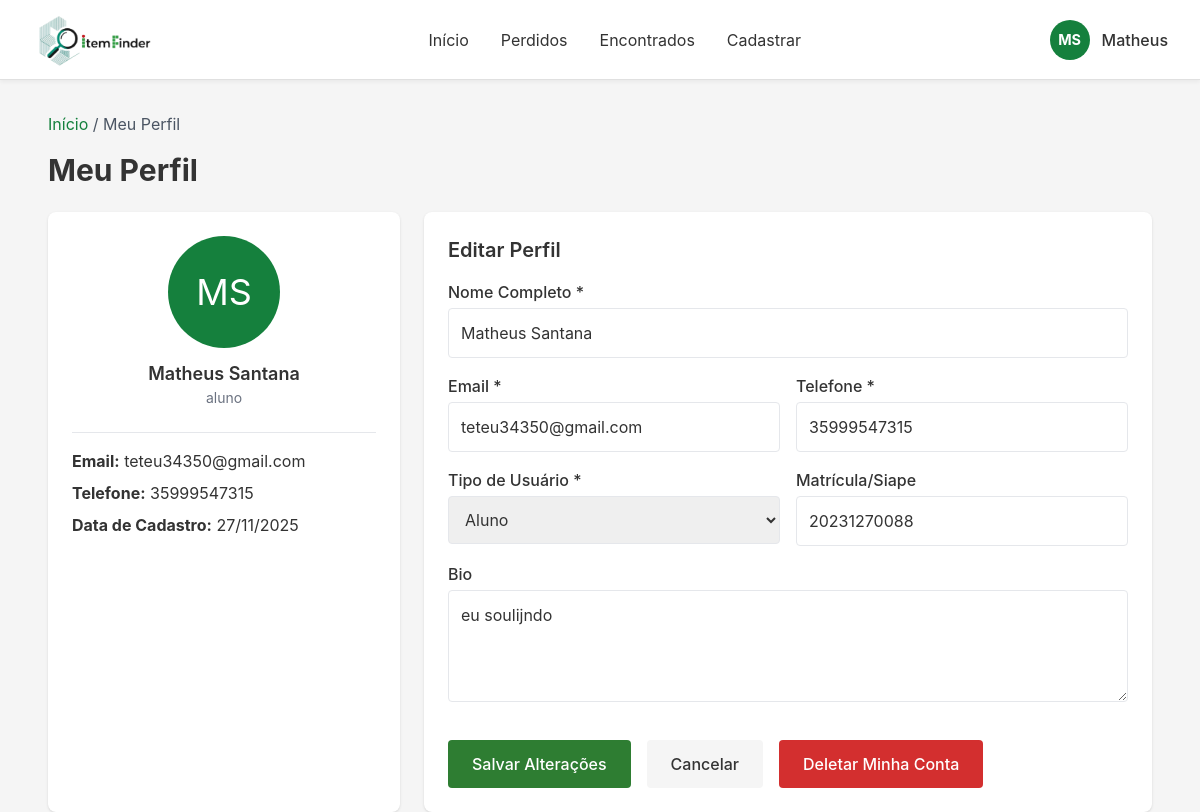
The app's page /perfil/ (signed in) with its own data.
### app/models.py (models this page shows, shortened)
class Perfil(models.Model):
    user = models.OneToOneField(User, on_delete=models.CASCADE)
    tipo = models.CharField(max_length=20)
    telefone = models.CharField(max_length=15, blank=True, null=True)
    matricula = models.CharField(max_length=50, blank=True, null=True)
    bio = models.TextField(blank=True, null=True)

### app/views.py (the view, shortened to what this page needs)
# urls.py: path('perfil/', views.perfil, name='perfil'),
@login_required
def perfil(request):
    try:
        perfil_obj = Perfil.objects.get(user=request.user)
    except Perfil.DoesNotExist:
        perfil_obj = Perfil.objects.create(user=request.user, tipo='aluno') # Cria se não existir
    return render(request, 'app/perfil.html', {'perfil': perfil_obj})

### app/templates/app/perfil.html (shortened to what this page needs)
{% load static %}
<!DOCTYPE html>
<html lang="pt-BR">
<head>
    <script src="https://cdn.tailwindcss.com"></script>
</head>
<body>
    <header class="header">
        <div class="max-w-6xl mx-auto flex justify-between items-center w-full">
            <a href="{% url 'home' %}" class="flex items-center">
                <img src="{% static 'img/Logo-ItemFinder-removebg-preview.png' %}"
                     alt="Logo ItemFinder" class="logo-img mr-2">
            </a>
            <ul class="nav-links hidden md:flex gap-8">
                <li><a href="{% url 'home' %}" class="hover:text-green-700">Início</a></li>
                <li><a href="{% url 'perdidos' %}" class="hover:text-green-700">Perdidos</a></li>
                <li><a href="{% url 'achados' %}" class="hover:text-green-700">Encontrados</a></li>
                <li><a href="{% url 'cadastro_item' %}" class="hover:text-green-700">Cadastrar</a></li>
            </ul>
            <div class="flex items-center gap-3">
                <div class="user-avatar bg-green-700 text-white rounded-full w-10 h-10 flex items-center justify-center">
                    {{ user.first_name|default:user.username|slice:":1" }}{{ user.last_name|slice:":1" }}
                </div>
                <span class="font-medium">{{ user.first_name|default:user.username }}</span>
            </div>
        </div>
    </header>
    <div class="max-w-6xl mx-auto mt-8 px-6">
        <p class="text-gray-600 mb-4">
            <a href="{% url 'home' %}" class="text-green-700">Início</a> / Meu Perfil
        </p>
        <h1 class="text-3xl font-bold mb-6">Meu Perfil</h1>
        <div class="grid grid-cols-1 md:grid-cols-3 gap-6">
            <div class="bg-white shadow p-6 rounded-lg">
                <div class="text-center mb-6">
                    <div
                        class="profile-avatar bg-green-700 text-white w-28 h-28 rounded-full flex items-center justify-center mx-auto text-4xl mb-3">
                        {{ user.first_name|default:user.username|slice:":1" }}{{ user.last_name|slice:":1" }}
                    </div>
                    <h3 class="font-semibold text-lg">{{ user.get_full_name }}</h3>
                    <p class="text-gray-500 text-sm">{{ perfil.tipo|default:"Não informado" }}</p>
                </div>
                <hr class="my-4">
                <p><strong>Email:</strong> {{ user.email }}</p>
                <p class="mt-2"><strong>Telefone:</strong> {{ perfil.telefone|default:"Não informado" }}</p>
                <p class="mt-2"><strong>Data de Cadastro:</strong> {{ user.date_joined|date:"d/m/Y" }}</p>
            </div>
            <form method="POST" class="md:col-span-2 bg-white shadow p-6 rounded-lg" id="perfilForm">
                <h2 class="text-xl font-semibold mb-4">Editar Perfil</h2>
                <div class="mb-4">
                    <label class="font-medium block mb-1">Nome Completo *</label>
                    <input type="text" name="nome" value="{{ user.get_full_name }}" class="w-full border p-3 rounded"
                        required>
                </div>
                <div class="grid grid-cols-1 md:grid-cols-2 gap-4">
                    <div>
                        <label class="font-medium block mb-1">Email *</label>
                        <input type="email" name="email" value="{{ user.email }}" class="w-full border p-3 rounded"
                            required>
                    </div>
                    <div>
                        <label class="font-medium block mb-1">Telefone *</label>
                        <input type="tel" name="telefone" value="{{ perfil.telefone }}"
                            class="w-full border p-3 rounded" required>
                    </div>
                </div>
                <div class="grid grid-cols-1 md:grid-cols-2 gap-4 mt-4">
                    <div>
                        <label class="font-medium block mb-1">Tipo de Usuário *</label>
                        <select name="tipo" class="w-full border p-3 rounded" required>
                            <option value="aluno" {% if perfil.tipo  ==  "aluno" %}selected{% endif %}>Aluno</option>
                        </select>
                    </div>
                    <div>
                        <label class="font-medium block mb-1">Matrícula/Siape</label>
                        <input type="text" name="matricula" value="{{ perfil.matricula }}"
                            class="w-full border p-3 rounded">
                    </div>
                </div>
                <label class="font-medium mt-4 block mb-1">Bio</label>
                <textarea name="bio" class="w-full border p-3 rounded h-28">{{ perfil.bio }}</textarea>
                <div class="btn-group">
                    <button type="submit" class="btn btn-primary px-6 py-3">
                        Salvar Alterações
                    </button>
                    <button type="button" onclick="window.history.back()" class="btn btn-secondary px-6 py-3">
                        Cancelar
                    </button>
                    <button type="button" onclick="confirmarDelecao()" class="btn btn-danger px-6 py-3">
                        Deletar Minha Conta
                    </button>
                </div>
            </form>
        </div>
    </div>
</body>
</html>

### app/templates/app/perfil.html (style rules this page uses)
:root { --primary: #2E7D32; --primary-light: #4CAF50; --orange: #FF9800; --gray-light: #F5F5F5; --gray-dark: #333; --border: #E0E0E0; }
* { margin: 0; padding: 0; box-sizing: border-box; }
body { font-family: -apple-system, BlinkMacSystemFont, 'Segoe UI', Roboto, Oxygen, Ubuntu, Cantarell, sans-serif; background-color: var(--gray-light); color: var(--gray-dark); }
.header { background: white; border-bottom: 1px solid var(--border); padding: 1rem 2rem; box-shadow: 0 2px 4px rgba(0, 0, 0, 0.05); }
.nav-links { display: flex; gap: 2rem; list-style: none; }
.nav-links a { color: var(--gray-dark); text-decoration: none; transition: color 0.3s; }
.user-avatar { width: 40px; height: 40px; border-radius: 50%; background: var(--primary); color: white; display: flex; align-items: center; justify-content: center; font-weight: bold; font-size: 0.9rem; }
.profile-avatar { width: 120px; height: 120px; border-radius: 50%; background: var(--primary); color: white; display: flex; align-items: center; justify-content: center; font-size: 3rem; margin: 0 auto 1rem; }
.btn { padding: 0.75rem 1.5rem; border: none; border-radius: 4px; font-size: 1rem; cursor: pointer; transition: all 0.3s; font-weight: 500; }
.btn-primary { background: var(--primary); color: white; }
.btn-secondary { background: var(--gray-light); color: var(--gray-dark); }
.btn-danger { background: #d32f2f; color: white; }
.btn-group { display: flex; gap: 1rem; margin-top: 2rem; flex-wrap: wrap; }
.header { height: 80px; display: flex; align-items: center; justify-content: space-between; padding: 0 2rem; background: white; border-bottom: 1px solid var(--border); box-shadow: 0 2px 4px rgba(0, 0, 0, 0.05); }
.logo-img { height: 140px; width: auto; object-fit: contain; }

### records on screen
Perfil: tipo "aluno", telefone "35999547315", tipo "Aluno", matricula "20231270088", bio "eu soulijndo"

### other values on screen
{{ user.first_name|default:user.username|slice:":1" }} "M"
{{ user.last_name|slice:":1" }} "S"
{{ user.first_name|default:user.username }} "Matheus"
{{ user.get_full_name }} "Matheus Santana"
{{ user.email }} "teteu34350@gmail.com"
{{ user.date_joined|date:"d/m/Y" }} "27/11/2025"
